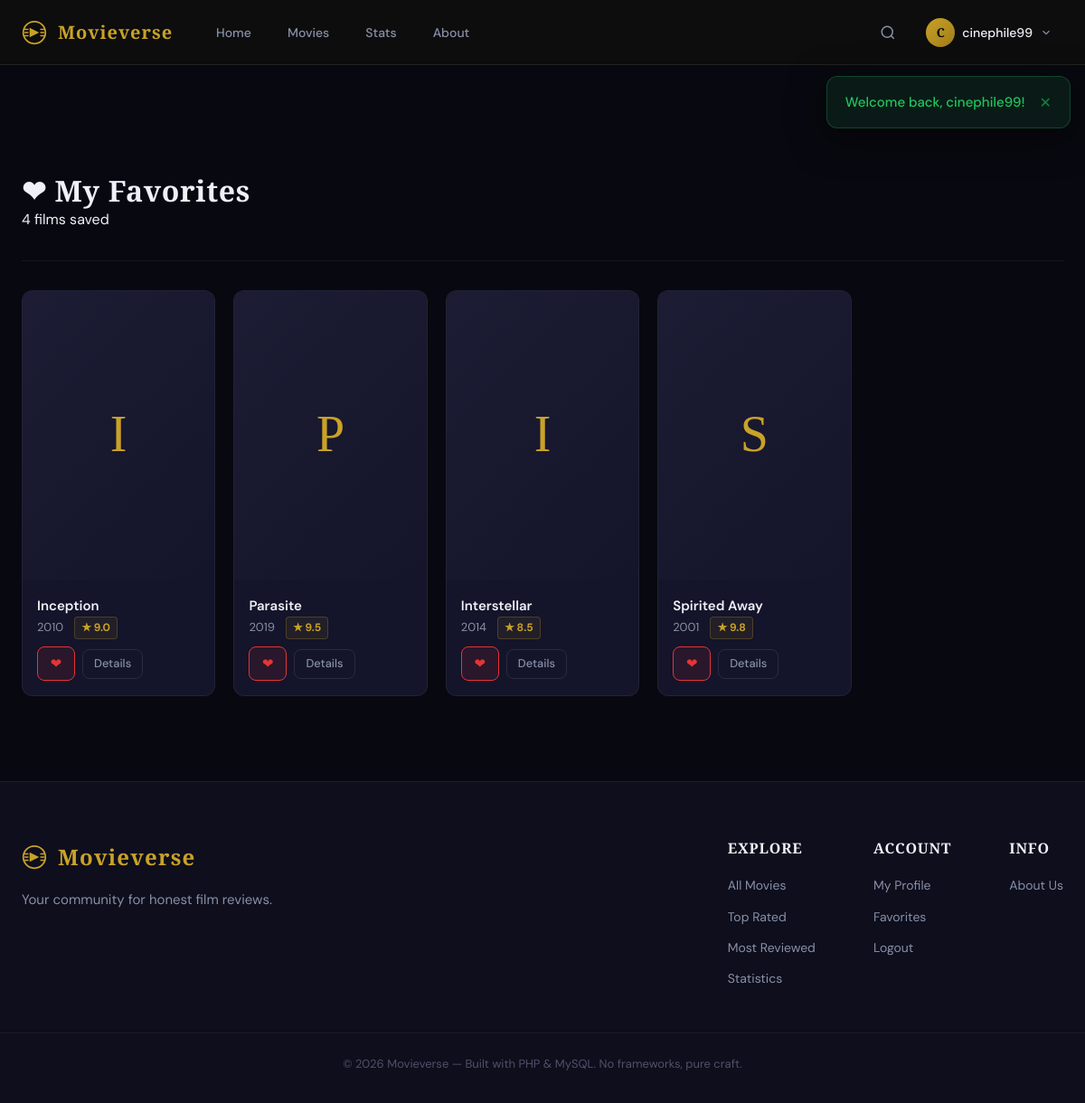
Page /favorites.php (signed in) on the committed database.
### tables this page shows
CREATE TABLE `favorites` (
  `user_id` int(11) NOT NULL,
  `movie_id` int(11) NOT NULL,
  `created_at` timestamp NOT NULL DEFAULT current_timestamp()
);

CREATE TABLE `movies` (
  `id` int(11) NOT NULL,
  `title` varchar(200) NOT NULL,
  `year` year(4) NOT NULL,
  `director` varchar(100) DEFAULT NULL,
  `duration` int(11) DEFAULT NULL COMMENT 'in minutes',
  `synopsis` text DEFAULT NULL,
  `poster_url` varchar(500) DEFAULT NULL,
  `trailer_url` varchar(500) DEFAULT NULL,
  `created_at` timestamp NOT NULL DEFAULT current_timestamp(),
  `updated_at` timestamp NOT NULL DEFAULT current_timestamp() ON UPDATE current_timestamp()
);

### config/auth.php (called while the page is built, shortened)
<?php
function isLoggedIn(): bool {
    return isset($_SESSION['user_id']);
}
function currentUser(): array {
    return [
        'id'       => $_SESSION['user_id'],
        'username' => $_SESSION['username'],
        'email'    => $_SESSION['email'],
        'role'     => $_SESSION['role'],
    ];
}
function e(string $str): string {
    return htmlspecialchars($str, ENT_QUOTES, 'UTF-8');
}

### includes/helpers.php (called while the page is built, shortened)
<?php
function getUserFavorites(PDO $pdo, int $userId): array {
    $stmt = $pdo->prepare("
        SELECT m.*, f.created_at AS favorited_at,
            COUNT(DISTINCT r.id) AS review_count,
            COALESCE(ROUND(AVG(r.rating), 1), 0) AS avg_rating
        FROM favorites f
        JOIN movies m ON f.movie_id = m.id
        LEFT JOIN reviews r ON m.id = r.movie_id
        WHERE f.user_id = ?
        GROUP BY m.id, f.created_at
        ORDER BY f.created_at DESC
    ");
    $stmt->execute([$userId]);
    return $stmt->fetchAll();
}
function ratingColor(?float $rating): string {
    if ($rating >= 8) return 'rating-gold';
    return 'rating-low';
}

### favorites.php (the view, shortened to what this page needs)
<?php
require_once __DIR__ . '/config/auth.php';
require_once __DIR__ . '/config/db.php';
require_once __DIR__ . '/includes/helpers.php';
$userId    = currentUser()['id'];
$favorites = getUserFavorites($pdo, $userId);
require_once __DIR__ . '/includes/header.php';
?>
<main class="page-main">
  <div class="container">
    <div class="page-header">
      <h1 class="page-title">
        <span class="accent">❤</span> My Favorites
      </h1>
      <p class="page-subtitle">
        <?= count($favorites) ?> film<?= count($favorites) !== 1 ? 's' : '' ?> saved
      </p>
    </div>
    <?php if (empty($favorites)): ?>
      <div class="empty-state large">
        <div class="empty-icon">🎬</div>
        <h2>No favorites yet</h2>
        <p>Start exploring films and hit the heart button to save them here.</p>
        <a href="<?= BASE_URL ?>/movies.php" class="btn btn-primary">Browse Movies</a>
      </div>
    <?php else: ?>
      <div class="movies-grid stagger">
        <?php foreach ($favorites as $movie): ?>
          <div class="movie-card">
            <a href="<?= BASE_URL ?>/movie.php?id=<?= $movie['id'] ?>">
              <div class="movie-poster">
              </div>
            </a>
            <div class="movie-info">
              <a href="<?= BASE_URL ?>/movie.php?id=<?= $movie['id'] ?>" class="movie-title" title="<?= e($movie['title']) ?>"><?= e($movie['title']) ?></a>
              <div class="movie-meta">
                <span><?= e((string)$movie['year']) ?></span>
                <?php if ($movie['avg_rating']): ?>
                  <span class="rating-badge <?= ratingColor($movie['avg_rating']) ?>">
                    ★ <?= number_format($movie['avg_rating'], 1) ?>
                  </span>
                <?php endif; ?>
              </div>
              <div class="card-actions-row">
                <button class="btn btn-icon fav-btn active"
                  data-movie-id="<?= $movie['id'] ?>"
                  title="Remove from favorites">
                  ❤
                </button>
                <a href="<?= BASE_URL ?>/movie.php?id=<?= $movie['id'] ?>" class="btn btn-ghost btn-sm">Details</a>
              </div>
            </div>
          </div>
        <?php endforeach; ?>
      </div>
    <?php endif; ?>
  </div>
</main>
<?php require_once __DIR__ . '/includes/footer.php'; ?>

### rows in the picture
favorites: movie.title "Inception", movie.year "2010", avg_rating "9.0"
favorites: movie.title "Parasite", movie.year "2019", avg_rating "9.5"
favorites: movie.title "Interstellar", movie.year "2014", avg_rating "8.5"
favorites: movie.title "Spirited Away", movie.year "2001", avg_rating "9.8"

### other values in the picture
mb_substr($__user['username'], 0, 1) "C"
$__user['username'] "cinephile99"
$flash['message'] "Welcome back, cinephile99!"
count($favorites) "4"
